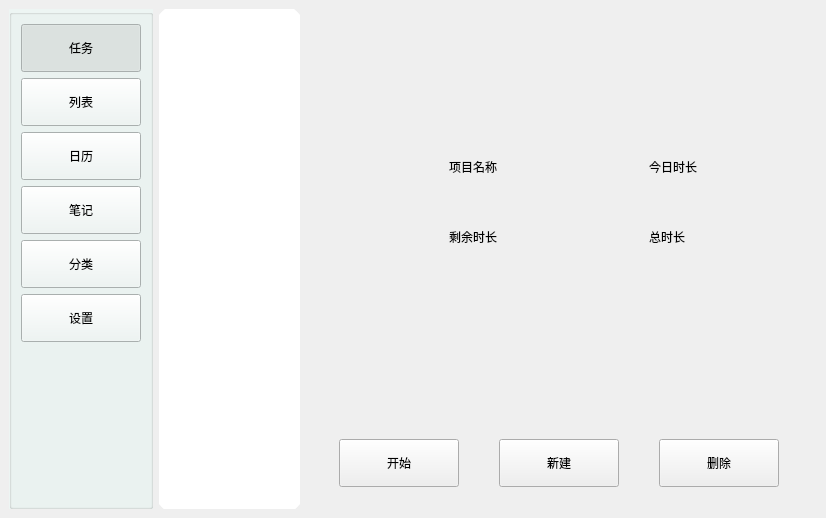
<?xml version="1.0" encoding="UTF-8"?>
<ui version="4.0">
 <class>MainWindow</class>
 <widget class="QMainWindow" name="MainWindow">
  <property name="geometry">
   <rect>
    <x>0</x>
    <y>0</y>
    <width>826</width>
    <height>518</height>
   </rect>
  </property>
  <property name="windowTitle">
   <string>MainWindow</string>
  </property>
  <widget class="QWidget" name="centralwidget">
   <layout class="QHBoxLayout" name="horizontalLayout">
    <item>
     <widget class="QGroupBox" name="buttonBox">
      <property name="styleSheet">
       <string notr="true">background-color:#EDF5F3;</string>
      </property>
      <layout class="QVBoxLayout" name="verticalLayout">
       <item>
        <widget class="QPushButton" name="taskButton">
         <property name="minimumSize">
          <size>
           <width>120</width>
           <height>48</height>
          </size>
         </property>
         <property name="text">
          <string>任务</string>
         </property>
         <property name="checkable">
          <bool>true</bool>
         </property>
         <property name="checked">
          <bool>true</bool>
         </property>
         <property name="autoExclusive">
          <bool>true</bool>
         </property>
         <attribute name="buttonGroup">
          <string notr="true">functionbuttonGroup</string>
         </attribute>
        </widget>
       </item>
       <item>
        <widget class="QPushButton" name="listButton">
         <property name="minimumSize">
          <size>
           <width>120</width>
           <height>48</height>
          </size>
         </property>
         <property name="text">
          <string>列表</string>
         </property>
         <property name="checkable">
          <bool>true</bool>
         </property>
         <property name="autoExclusive">
          <bool>true</bool>
         </property>
         <attribute name="buttonGroup">
          <string notr="true">functionbuttonGroup</string>
         </attribute>
        </widget>
       </item>
       <item>
        <widget class="QPushButton" name="calendarButton">
         <property name="minimumSize">
          <size>
           <width>120</width>
           <height>48</height>
          </size>
         </property>
         <property name="text">
          <string>日历</string>
         </property>
         <property name="checkable">
          <bool>true</bool>
         </property>
         <property name="autoExclusive">
          <bool>true</bool>
         </property>
         <attribute name="buttonGroup">
          <string notr="true">functionbuttonGroup</string>
         </attribute>
        </widget>
       </item>
       <item>
        <widget class="QPushButton" name="noteButton">
         <property name="minimumSize">
          <size>
           <width>120</width>
           <height>48</height>
          </size>
         </property>
         <property name="text">
          <string>笔记</string>
         </property>
         <property name="checkable">
          <bool>true</bool>
         </property>
         <property name="autoExclusive">
          <bool>true</bool>
         </property>
         <attribute name="buttonGroup">
          <string notr="true">functionbuttonGroup</string>
         </attribute>
        </widget>
       </item>
       <item>
        <widget class="QPushButton" name="classificationButton">
         <property name="minimumSize">
          <size>
           <width>120</width>
           <height>48</height>
          </size>
         </property>
         <property name="text">
          <string>分类</string>
         </property>
         <property name="checkable">
          <bool>true</bool>
         </property>
         <property name="autoExclusive">
          <bool>true</bool>
         </property>
         <attribute name="buttonGroup">
          <string notr="true">functionbuttonGroup</string>
         </attribute>
        </widget>
       </item>
       <item>
        <widget class="QPushButton" name="settingButton">
         <property name="minimumSize">
          <size>
           <width>120</width>
           <height>48</height>
          </size>
         </property>
         <property name="text">
          <string>设置</string>
         </property>
         <property name="checkable">
          <bool>true</bool>
         </property>
         <property name="autoExclusive">
          <bool>true</bool>
         </property>
         <attribute name="buttonGroup">
          <string notr="true">functionbuttonGroup</string>
         </attribute>
        </widget>
       </item>
       <item>
        <spacer name="verticalSpacer">
         <property name="orientation">
          <enum>Qt::Vertical</enum>
         </property>
         <property name="sizeHint" stdset="0">
          <size>
           <width>20</width>
           <height>40</height>
          </size>
         </property>
        </spacer>
       </item>
      </layout>
     </widget>
    </item>
    <item>
     <widget class="QStackedWidget" name="stackedWidget">
      <property name="sizePolicy">
       <sizepolicy hsizetype="Expanding" vsizetype="Expanding">
        <horstretch>0</horstretch>
        <verstretch>0</verstretch>
       </sizepolicy>
      </property>
      <property name="currentIndex">
       <number>0</number>
      </property>
      <widget class="QWidget" name="page">
       <widget class="QListView" name="tasklist">
        <property name="geometry">
         <rect>
          <x>0</x>
          <y>0</y>
          <width>141</width>
          <height>501</height>
         </rect>
        </property>
        <property name="sizePolicy">
         <sizepolicy hsizetype="Minimum" vsizetype="Expanding">
          <horstretch>0</horstretch>
          <verstretch>0</verstretch>
         </sizepolicy>
        </property>
        <property name="font">
         <font>
          <family>Microsoft YaHei</family>
          <pointsize>9</pointsize>
          <italic>false</italic>
          <bold>false</bold>
         </font>
        </property>
        <property name="styleSheet">
         <string notr="true">QListView::item {
    height: 60px;
}
QListView {
	font: 25 9pt &quot;Microsoft YaHei&quot;;
	border: 15px solid white; /* 设置边框的大小，样式，颜色 */
	border-radius: 10px;
}
QListView::item:hover {
	background-color: transparent;
	padding: 10px;
	border-left: 3px solid rgb(130, 130, 130);
}
QListView::item:selected {
	background-color: transparent;
	color: black;
	padding: 10px;
	border-left: 3px solid black;
}</string>
        </property>
        <property name="movement">
         <enum>QListView::Static</enum>
        </property>
        <property name="flow">
         <enum>QListView::TopToBottom</enum>
        </property>
       </widget>
       <widget class="QPushButton" name="startButton">
        <property name="geometry">
         <rect>
          <x>180</x>
          <y>430</y>
          <width>120</width>
          <height>48</height>
         </rect>
        </property>
        <property name="minimumSize">
         <size>
          <width>120</width>
          <height>48</height>
         </size>
        </property>
        <property name="text">
         <string>开始</string>
        </property>
       </widget>
       <widget class="QPushButton" name="addButton">
        <property name="geometry">
         <rect>
          <x>340</x>
          <y>430</y>
          <width>120</width>
          <height>48</height>
         </rect>
        </property>
        <property name="minimumSize">
         <size>
          <width>120</width>
          <height>48</height>
         </size>
        </property>
        <property name="text">
         <string>新建</string>
        </property>
       </widget>
       <widget class="QPushButton" name="deleteButton">
        <property name="geometry">
         <rect>
          <x>500</x>
          <y>430</y>
          <width>120</width>
          <height>48</height>
         </rect>
        </property>
        <property name="minimumSize">
         <size>
          <width>120</width>
          <height>48</height>
         </size>
        </property>
        <property name="text">
         <string>删除</string>
        </property>
       </widget>
       <widget class="QLabel" name="label">
        <property name="geometry">
         <rect>
          <x>290</x>
          <y>150</y>
          <width>54</width>
          <height>16</height>
         </rect>
        </property>
        <property name="text">
         <string>项目名称</string>
        </property>
       </widget>
       <widget class="QLabel" name="label_2">
        <property name="geometry">
         <rect>
          <x>490</x>
          <y>220</y>
          <width>54</width>
          <height>16</height>
         </rect>
        </property>
        <property name="text">
         <string>总时长</string>
        </property>
       </widget>
       <widget class="QLabel" name="label_3">
        <property name="geometry">
         <rect>
          <x>290</x>
          <y>220</y>
          <width>54</width>
          <height>16</height>
         </rect>
        </property>
        <property name="text">
         <string>剩余时长</string>
        </property>
       </widget>
       <widget class="QLabel" name="label_4">
        <property name="geometry">
         <rect>
          <x>490</x>
          <y>150</y>
          <width>54</width>
          <height>16</height>
         </rect>
        </property>
        <property name="text">
         <string>今日时长</string>
        </property>
       </widget>
      </widget>
      <widget class="QWidget" name="page_2">
       <widget class="QListWidget" name="todolist">
        <property name="geometry">
         <rect>
          <x>0</x>
          <y>0</y>
          <width>117</width>
          <height>501</height>
         </rect>
        </property>
        <property name="sizePolicy">
         <sizepolicy hsizetype="Maximum" vsizetype="Expanding">
          <horstretch>0</horstretch>
          <verstretch>0</verstretch>
         </sizepolicy>
        </property>
        <property name="font">
         <font>
          <family>微软雅黑</family>
          <pointsize>20</pointsize>
         </font>
        </property>
        <property name="flow">
         <enum>QListView::TopToBottom</enum>
        </property>
        <item>
         <property name="text">
          <string>泡面</string>
         </property>
        </item>
       </widget>
      </widget>
      <widget class="QWidget" name="page_3">
       <widget class="QLabel" name="label_5">
        <property name="geometry">
         <rect>
          <x>210</x>
          <y>210</y>
          <width>54</width>
          <height>16</height>
         </rect>
        </property>
        <property name="text">
         <string>日历</string>
        </property>
       </widget>
      </widget>
      <widget class="QWidget" name="page_4">
       <widget class="QLabel" name="label_6">
        <property name="geometry">
         <rect>
          <x>230</x>
          <y>250</y>
          <width>54</width>
          <height>16</height>
         </rect>
        </property>
        <property name="text">
         <string>笔记</string>
        </property>
       </widget>
      </widget>
      <widget class="QWidget" name="page_5">
       <widget class="QLabel" name="label_7">
        <property name="geometry">
         <rect>
          <x>170</x>
          <y>330</y>
          <width>54</width>
          <height>16</height>
         </rect>
        </property>
        <property name="text">
         <string>分类</string>
        </property>
       </widget>
      </widget>
      <widget class="QWidget" name="page_6">
       <widget class="QLabel" name="label_8">
        <property name="geometry">
         <rect>
          <x>250</x>
          <y>300</y>
          <width>54</width>
          <height>16</height>
         </rect>
        </property>
        <property name="text">
         <string>设置</string>
        </property>
       </widget>
      </widget>
     </widget>
    </item>
   </layout>
  </widget>
 </widget>
 <resources/>
 <connections/>
 <buttongroups>
  <buttongroup name="functionbuttonGroup"/>
 </buttongroups>
</ui>
